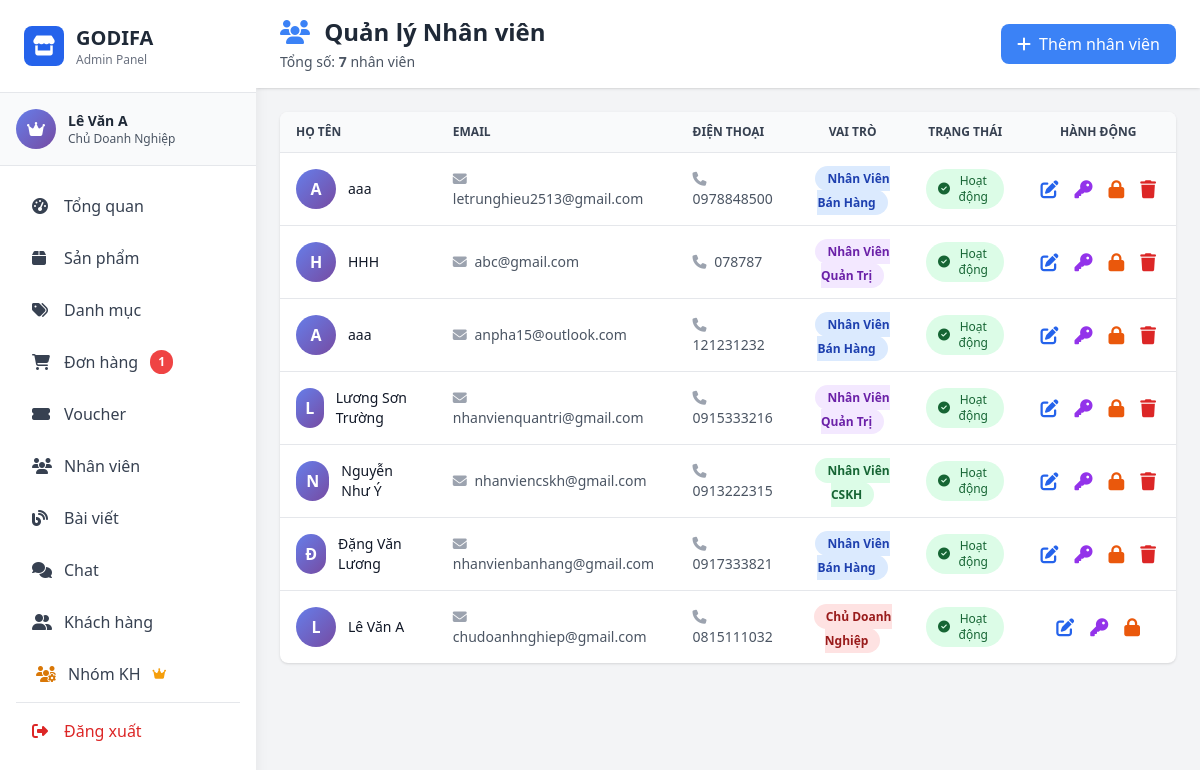
The app's page /admin/pages/users.php (signed in) with its own data.
### tables this page shows
CREATE TABLE IF NOT EXISTS `user` (
  `userID` int NOT NULL AUTO_INCREMENT,
  `userName` varchar(100) NOT NULL,
  `email` varchar(100) NOT NULL,
  `password` varchar(100) NOT NULL,
  `phone` varchar(10) NOT NULL,
  `status` varchar(150) NOT NULL,
  `roleID` int NOT NULL,
  PRIMARY KEY (`userID`),
  UNIQUE KEY `email` (`email`),
  KEY `fk_user_role` (`roleID`)
);

CREATE TABLE IF NOT EXISTS `role` (
  `roleID` int NOT NULL AUTO_INCREMENT,
  `roleName` varchar(100) NOT NULL,
  PRIMARY KEY (`roleID`)
);

### model/mUser.php (called while the page is built, shortened)
<?php
require_once __DIR__ . '/database.php';
class User {
    private $conn;
    public function __construct() {
        $db = new clsKetNoi();
        $this->conn = $db->moKetNoi();
    }
    public function getAllUsers() {
        $sql = "SELECT u.*, r.roleName
                FROM user u
                INNER JOIN role r ON u.roleID = r.roleID
                ORDER BY u.userID DESC";
        $result = mysqli_query($this->conn, $sql);
        $users = [];
        while ($row = mysqli_fetch_assoc($result)) {
            $users[] = $row;
        }
        return $users;
    }
}
?>

### model/database.php (called while the page is built, shortened)
<?php
class Database {
    private static $instance = null;
    private $connection;
    private function __construct() {
        try {
            $this->connection = mysqli_connect(
                self::DB_HOST,
                self::DB_USER,
                self::DB_PASS,
                self::DB_NAME
            );
            mysqli_set_charset($this->connection, self::DB_CHARSET);
        } catch (Exception $e) {
            die("Database Error: " . $e->getMessage());
        }
    }
    public static function getInstance() {
        if (self::$instance === null) {
            self::$instance = new self();
        }
        return self::$instance;
    }
    public function getConnection() {
        return $this->connection;
    }
}
class clsKetNoi {
    public function moKetNoi() {
        return Database::getInstance()->getConnection();
    }
}
?>

### model/mRole.php (called while the page is built, shortened)
<?php
require_once __DIR__ . '/database.php';
class Role {
    public function __construct() {
        $db = new clsKetNoi();
    }
}
?>

### controller/admin/cUser.php (called while the page is built, shortened)
<?php
require_once __DIR__ . '/../../model/mUser.php';
require_once __DIR__ . '/../../model/mRole.php';
class cUser {
    private $userModel;
    public function __construct() {
        $this->userModel = new User();
    }
    public function getAllUsers() {
        return $this->userModel->getAllUsers();
    }
}
?>

### admin/middleware/auth.php (called while the page is built, shortened)
<?php
function hasPermission($permission) {
    global $rolePermissions;
    $userRole = $_SESSION['role_id'] ?? 0;
    if ($userRole == ROLE_OWNER) {
        return true;
    }
    return in_array($permission, $rolePermissions[$userRole]);
}
function canEditUser($currentUserRoleID, $targetUserRoleID) {
    if ($currentUserRoleID == ROLE_OWNER) {
        return true;
    }
    return false;
}
?>

### admin/pages/users.php (the view, shortened to what this page needs)
<?php
require_once __DIR__ . '/../middleware/auth.php';
require_once __DIR__ . '/../../controller/admin/cUser.php';
$userController = new cUser();
$users = $userController->getAllUsers();
include __DIR__ . '/../includes/header.php';
?>
<div class="flex h-screen bg-gray-100">
    <?php include __DIR__ . '/../includes/sidebar.php'; ?>
    <div class="flex-1 overflow-y-auto ml-64">
        <div class="bg-white shadow sticky top-0 z-10">
            <div class="px-4 md:px-6 py-4 flex flex-wrap justify-between items-center gap-4">
                <div>
                    <h1 class="text-xl md:text-2xl font-bold text-gray-800">
                        <i class="fas fa-users text-blue-500 mr-2"></i>
                        Quản lý Nhân viên
                    </h1>
                    <p class="text-sm text-gray-600 mt-1">
                        Tổng số: <strong><?php echo count($users); ?></strong> nhân viên
                    </p>
                </div>
                <?php if ($_SESSION['role_id'] == ROLE_OWNER): ?>
                <button onclick="openAddModal()" class="bg-blue-500 hover:bg-blue-600 text-white px-4 py-2 rounded-lg inline-flex items-center text-sm md:text-base">
                    <i class="fas fa-plus mr-2"></i>Thêm nhân viên
                </button>
                <?php endif; ?>
            </div>
        </div>
        <div class="p-4 md:p-6">
            <div class="bg-white rounded-lg shadow overflow-hidden">
                <div class="overflow-x-auto">
                    <table class="w-full">
                        <thead class="bg-gray-50 border-b">
                            <tr>
                                <th class="px-4 py-3 text-left text-xs font-semibold text-gray-700 uppercase">Họ tên</th>
                                <th class="px-4 py-3 text-left text-xs font-semibold text-gray-700 uppercase">Email</th>
                                <th class="px-4 py-3 text-left text-xs font-semibold text-gray-700 uppercase">Điện thoại</th>
                                <th class="px-4 py-3 text-center text-xs font-semibold text-gray-700 uppercase">Vai trò</th>
                                <th class="px-4 py-3 text-center text-xs font-semibold text-gray-700 uppercase">Trạng thái</th>
                                <th class="px-4 py-3 text-center text-xs font-semibold text-gray-700 uppercase">Hành động</th>
                            </tr>
                        </thead>
                        <tbody class="divide-y divide-gray-200">
                            <?php if (empty($users)): ?>
                            <tr>
                                <td colspan="6" class="px-4 py-8 text-center text-gray-500">
                                    <i class="fas fa-user-slash text-4xl mb-2"></i>
                                    <p>Chưa có nhân viên nào</p>
                                </td>
                            </tr>
                            <?php else: ?>
                                <?php foreach ($users as $user): ?>
                                <?php
                                $userID = $user['userID'] ?? 0;
                                $userName = $user['userName'] ?? 'N/A';
                                $email = $user['email'] ?? 'N/A';
                                $phone = $user['phone'] ?? '';
                                $roleID = $user['roleID'] ?? 0;
                                $roleName = $user['roleName'] ?? 'N/A';
                                $status = $user['status'] ?? '0';
                                ?>
                                <tr class="hover:bg-gray-50">
                                    <td class="px-4 py-3">
                                        <div class="flex items-center">
                                            <div class="w-10 h-10 bg-gradient-to-br from-blue-400 to-purple-500 rounded-full flex items-center justify-center text-white font-bold mr-3">
                                                <?php echo strtoupper(mb_substr($userName, 0, 1)); ?>
                                            </div>
                                            <div>
                                                <div class="text-sm font-medium text-gray-900"><?php echo htmlspecialchars($userName); ?></div>
                                            </div>
                                        </div>
                                    </td>
                                    <td class="px-4 py-3 text-sm text-gray-600">
                                        <i class="fas fa-envelope mr-1 text-gray-400"></i>
                                        <?php echo htmlspecialchars($email); ?>
                                    </td>
                                    <td class="px-4 py-3 text-sm text-gray-600">
                                        <i class="fas fa-phone mr-1 text-gray-400"></i>
                                        <?php echo htmlspecialchars($phone ?: 'N/A'); ?>
                                    </td>
                                    <td class="px-4 py-3 text-center">
                                        <?php
                                        $roleColors = [
                                            1 => 'bg-red-100 text-red-800',
                                            2 => 'bg-purple-100 text-purple-800',
                                            3 => 'bg-blue-100 text-blue-800',
                                            4 => 'bg-green-100 text-green-800'
                                        ];
                                        $colorClass = $roleColors[$roleID] ?? 'bg-gray-100 text-gray-800';
                                        ?>
                                        <span class="px-3 py-1 <?php echo $colorClass; ?> rounded-full text-xs font-semibold">
                                            <?php echo htmlspecialchars($roleName); ?>
                                        </span>
                                    </td>
                                    <td class="px-4 py-3 text-center">
                                        <span class="px-3 py-1 <?php echo $status == '1' ? 'bg-green-100 text-green-800' : 'bg-red-100 text-red-800'; ?> rounded-full text-xs font-medium inline-flex items-center">
                                            <i class="fas fa-<?php echo $status == '1' ? 'check-circle' : 'times-circle'; ?> mr-1"></i>
                                            <?php echo $status == '1' ? 'Hoạt động' : 'Đã khóa'; ?>
                                        </span>
                                    </td>
                                    <td class="px-4 py-3 text-center">
                                        <div class="flex justify-center items-center space-x-2">
                                            <?php if (canEditUser($_SESSION['role_id'], $roleID)): ?>
                                            <button onclick='openEditModal(<?php echo json_encode($user, JSON_HEX_APOS); ?>)'
                                                    class="text-blue-600 hover:text-blue-800" title="Sửa thông tin">
                                                <i class="fas fa-edit text-lg"></i>
                                            </button>
                                            <button onclick="openPasswordModal(<?php echo $userID; ?>, '<?php echo htmlspecialchars($userName); ?>')"
                                                    class="text-purple-600 hover:text-purple-800" title="Đổi mật khẩu">
                                                <i class="fas fa-key text-lg"></i>
                                            </button>
                                            <?php if ($status == '1'): ?>
                                            <button onclick="toggleUserStatus(<?php echo $userID; ?>, '<?php echo htmlspecialchars($userName); ?>', 0)"
                                                    class="text-orange-600 hover:text-orange-800" title="Khóa tài khoản">
                                                <i class="fas fa-lock text-lg"></i>
                                            </button>
                                            <?php endif; ?>
                                            <?php endif; ?>
                                            <?php if (hasPermission('delete_user') && isset($_SESSION['user_id']) && $userID != $_SESSION['user_id']): ?>
                                            <button onclick="deleteUser(<?php echo $userID; ?>, '<?php echo htmlspecialchars($userName); ?>')"
                                                    class="text-red-600 hover:text-red-800" title="Xóa">
                                                <i class="fas fa-trash text-lg"></i>
                                            </button>
                                            <?php endif; ?>
                                        </div>
                                    </td>
                                </tr>
                                <?php endforeach; ?>
                            <?php endif; ?>
                        </tbody>
                    </table>
                </div>
            </div>
        </div>
    </div>
</div>
<?php include __DIR__ . '/../includes/footer.php'; ?>

### admin/pages/users.php (style rules this page uses)
table { width: 100%; border-collapse: collapse; }
table th, table td { word-wrap: break-word; overflow-wrap: break-word; vertical-align: middle; }
table td button { padding: 0.25rem; transition: all 0.2s ease; }
.bg-gradient-to-br { background: linear-gradient(135deg, #667eea 0%, #764ba2 100%); }

### records on screen
user: userName "A", userName "aaa", email "letrunghieu2513@gmail.com", phone "0978848500", roleID.roleName "Nhân Viên Bán Hàng", status "Hoạt động"
user: userName "H", userName "HHH", email "abc@gmail.com", phone "078787", roleID.roleName "Nhân Viên Quản Trị", status "Hoạt động"
user: userName "A", userName "aaa", email "anpha15@outlook.com", phone "121231232", roleID.roleName "Nhân Viên Bán Hàng", status "Hoạt động"
user: userName "L", userName "Lương Sơn Trường", email "nhanvienquantri@gmail.com", phone "0915333216", roleID.roleName "Nhân Viên Quản Trị", status "Hoạt động"
user: userName "N", userName "Nguyễn Như Ý", email "nhanviencskh@gmail.com", phone "0913222315", roleID.roleName "Nhân Viên CSKH", status "Hoạt động"
user: userName "Đ", userName "Đặng Văn Lương", email "nhanvienbanhang@gmail.com", phone "0917333821", roleID.roleName "Nhân Viên Bán Hàng", status "Hoạt động"
user: userName "L", userName "Lê Văn A", email "chudoanhnghiep@gmail.com", phone "0815111032", roleID.roleName "Chủ Doanh Nghiệp", status "Hoạt động"

### other values on screen
$_SESSION['user_name'] "Lê Văn A"
getRoleName($_SESSION['role_id']) "Chủ Doanh Nghiệp"
$pendingOrdersCount "1"
count($users) "7"
